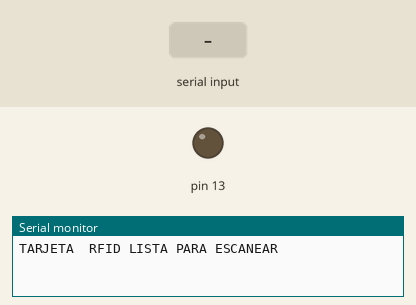
Recording of a sketch running on a simulated Arduino Uno, built with avr-gcc and run on an emulated ATmega328P. Parts: output pins drawn as LEDs (lit = HIGH), the last lines printed to the serial monitor. The inputs (shaded band) are chosen by the test bench.

Above: at 1.2 s.
1.3 s: "GRUPO3" received over Serial
At 3.0 s:
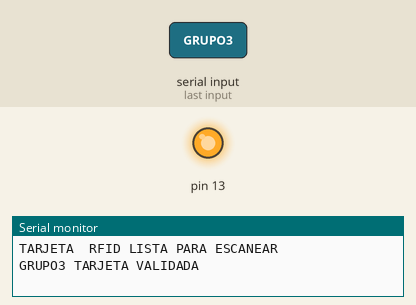
3.8 s: "1" received over Serial
At 6.1 s:
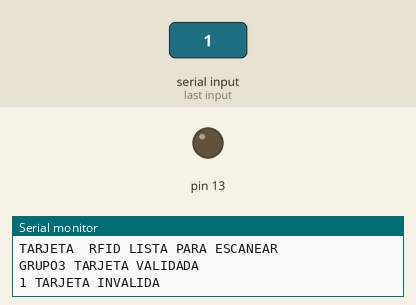
Timing chart, 0 to 7.6 s (numbered marks = the images above; inputs shaded):
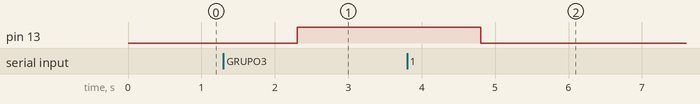

The sketch:

GRUPO3_RFID.ino
```cpp
// SENSORES Y ACTUADORES - GRUPO 3 - RFID

// DEFINO EL TIPO DE VARIABLES A UTILIZAR EN EL PROGRAMA
String id; // variable donde almaceno la clave asignada a mi tarjeta rfid
// funcion para configurar
void setup()
{// inicializo la comunicacion serie
  Serial.begin(9600);
  // pin 13 como salida donde conecto el LED verde que indica el estado de valdiacion de la tarjeta rfid
  pinMode(13, OUTPUT);
  // imprimo mensaje por el monitor serie
  Serial.println("TARJETA  RFID LISTA PARA ESCANEAR");
  // inicializo con el LEd apagado
  digitalWrite(13, LOW);
}
// funcion bucle que se repite
void loop()
{
// mientras no ingrese caracter espero
  while (!Serial.available())
  {
  }
  // almaceno en la variable c cada caracter ingresado por el monito serie
  id = Serial.readString(); // leo el monitor serie la clave asociada a mi tarjeta
   // imprimo el valor asociado de la clave
  Serial.print(id);//
// comparo el valor asociado de la tarjeta con la clave ingresada por monitor serie

  if (id == "GRUPO3") // condicional de verificacion de igualdad
  {
    Serial.println(" TARJETA VALIDADA");// se verifica imprimo mensaje
    digitalWrite(13, HIGH);// enciendo led
    delay(1000);// espero 1 segundo
  }
  else
  {

    Serial.println(" TARJETA INVALIDA");// no se cumple la igualdad tarjeta invalida
    digitalWrite(13, LOW);// apago led
    delay(1000);// espero 1 segundo
  }

  id = "";// borro el contenido de id
  delay(500);// tiempo de espera de medio segundo
}
```

Measured:
- after the input at 1.3 s, pin 13: LOW → HIGH after 1.0 s
- after the input at 3.8 s, pin 13: HIGH → LOW after 1.0 s
